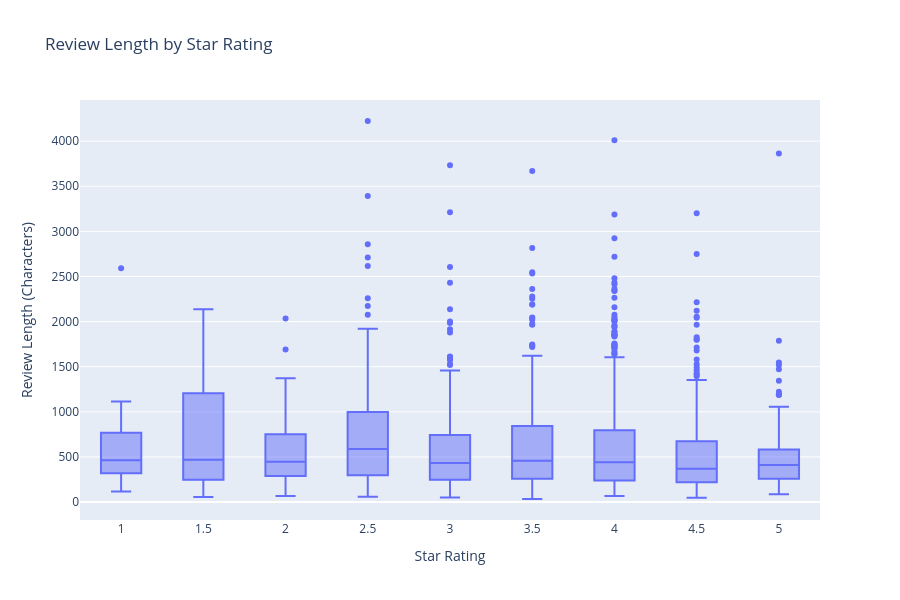

Notebook code cell kept with this figure:
### Code cell
import pandas as pd
import plotly.express as px

# Load Yelp dataset
df = pd.read_csv(r"C:\Users\hudso\OneDrive\Desktop\Data_Visualization_And_Modeling_Online-main\Data_Visualization_And_Modeling_Online-main\Lab\yelp_subset.csv")

# Create review length column
df['review_length'] = df['text'].astype(str).str.len()

# Create box plot of review length by star rating
fig = px.box(
    df,
    x='stars',
    y='review_length',
    title='Review Length by Star Rating',
    labels={'stars': 'Star Rating', 'review_length': 'Review Length (Characters)'}
)

fig.update_layout(height=600)
fig.show()

### Figure 1 — Plotly figure (JSON) as saved in the notebook; plotly's stock layout.template omitted (floating-point values rounded to 4 significant figures; data arrays with more than 128 entries replaced by an {"elided": "..."} marker saying what was removed)
{"data": [{"alignmentgroup": "True", "hovertemplate": "Star Rating=%{x}<br>Review Length (Characters)=%{y}<extra></extra>", "legendgroup": "", "marker": {"color": "#636efa"}, "name": "", "notched": false, "offsetgroup": "", "orientation": "v", "showlegend": false, "type": "box", "x": {"elided": "2000 float values"}, "x0": " ", "xaxis": "x", "y": {"elided": "2000 int values"}, "y0": " ", "yaxis": "y"}], "layout": {"boxmode": "group", "height": 600, "legend": {"tracegroupgap": 0}, "title": {"text": "Review Length by Star Rating"}, "xaxis": {"anchor": "y", "domain": [0, 1], "title": {"text": "Star Rating"}}, "yaxis": {"anchor": "x", "domain": [0, 1], "title": {"text": "Review Length (Characters)"}}}}
